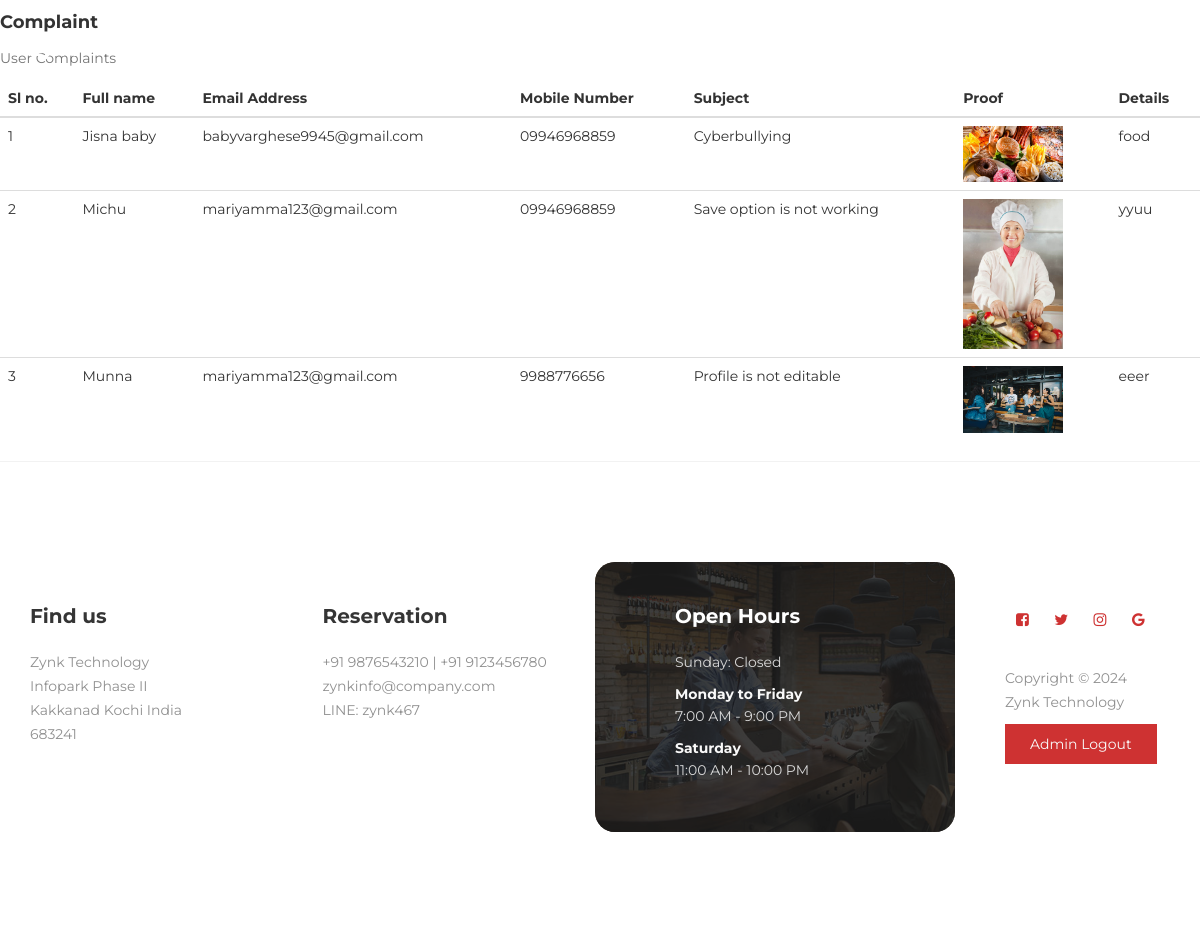
The app's page /Admin_Side/display_complaint/, older data.
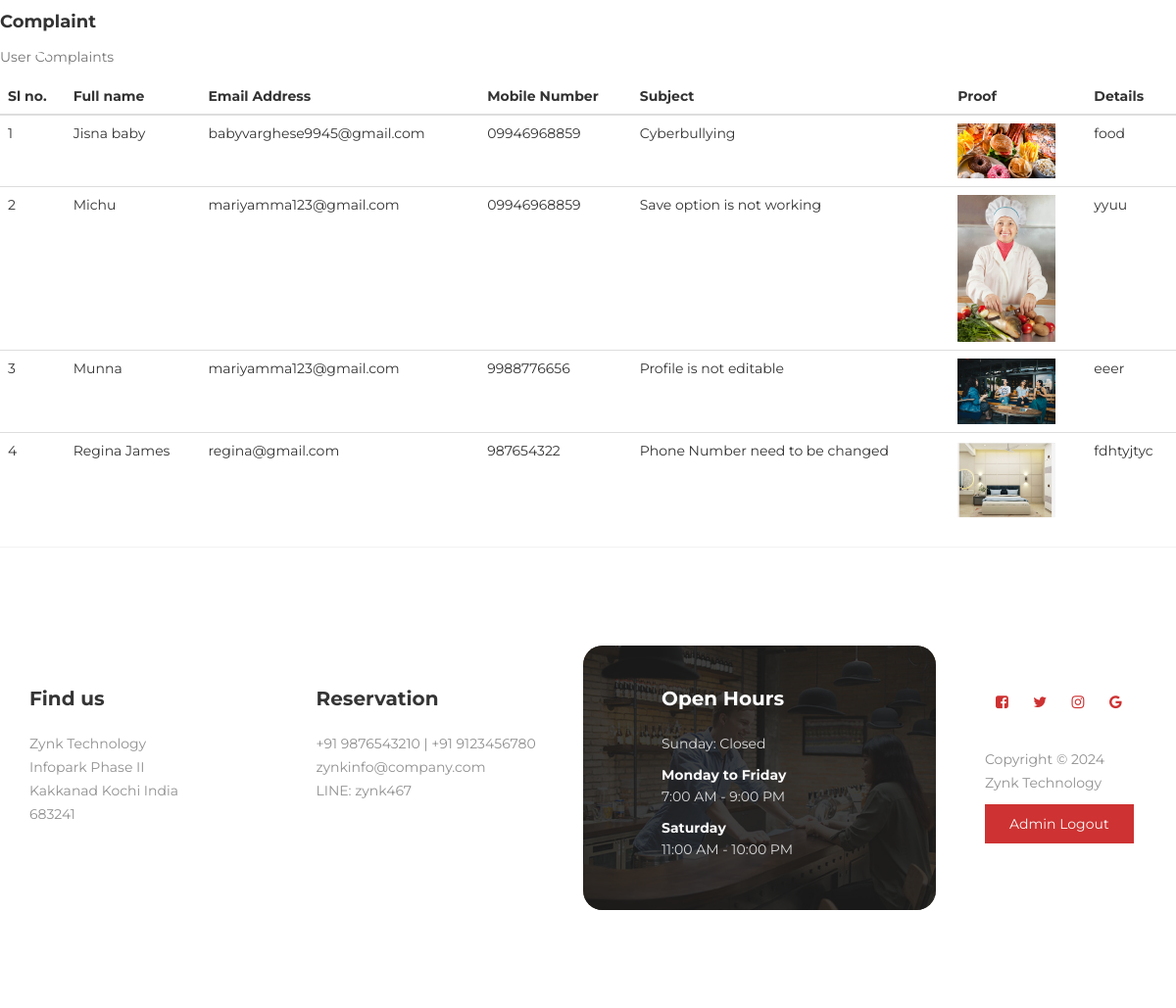
The same page, newer data.
### Web_Side/models.py (models this page shows)
class ComplaintdB(models.Model):
    Comp_Name=models.CharField(max_length=100,blank=True,null=True)
    Comp_Email=models.CharField(max_length=100,blank=True,null=True)
    Comp_Mobile=models.CharField(max_length=100,blank=True,null=True)
    Comp_Subject=models.CharField(max_length=100,blank=True,null=True)
    Comp_Proof=models.FileField(upload_to="Complaint Proofs",blank=True,null=True)
    Comp_Details=models.TextField(max_length=1000,null=True,blank=True)

### Admin_Side/views.py (the view)
# urls.py: path('display_complaint/',views.display_complaint,name="display_complaint"),
def display_complaint(request):
    data = ComplaintdB.objects.all()
    return render(request,"Display_Complaint.html",{'data':data})

### Admin_Side/templates/Display_Complaint.html (shortened to what this page needs)
<!DOCTYPE html>
{% extends 'index.html' %}
{% block content %}
<html lang="en">
<head>
</head>
<body>
<div class="card">
                <div class="card-body">
                  <h4 class="card-title"> Complaint</h4>
                  <p class="card-description">User Complaints
                  </p>
                  <div class="table-responsive pt-3">
                    <table class="table table-dark">
                      <thead>
                        <tr>
                          <th>
                            Sl no.
                          </th>
                          <th>
                            Full name
                          </th>
                          <th>
                            Email Address
                          </th>
                          <th>
                            Mobile Number
                          </th>
                            <th>
                            Subject
                          </th>
                            <th>
                            Proof
                          </th>
                            <th>
                            Details
                          </th>
                        </tr>
                      </thead>
                      <tbody>
                      {% for d in data %}
                        <tr>
                          <td>
                            {{forloop.counter}}
                          </td>
                          <td>
                             {{d.Comp_Name}}
                          </td>
                          <td>{{d.Comp_Email}}
                          </td>
                          <td>{{d.Comp_Mobile}}
                          </td>
                            <td>{{d.Comp_Subject}}
                          </td>
                            <td>
                            <img src="{{d.Comp_Proof.url}}" width="100px;"></td>
                            <td>{{d.Comp_Details}}</td>
                        </tr>
                      {% endfor %}
                      </tbody>
                    </table>
                  </div>
                </div>
              </div>
</body>
</html>
{% endblock %}

### Admin_Side/templates/index.html (shortened to what this page needs)
<!DOCTYPE html>
{% load static %}
<html lang="en">
<head>
     <link rel="stylesheet" href="{% static 'home/css/bootstrap.min.css' %}">
     <link rel="stylesheet" href="{% static 'home/css/font-awesome.min.css' %}">
     <link rel="stylesheet" href="{% static 'home/css/animate.css' %}">
     <link rel="stylesheet" href="{% static 'home/css/owl.carousel.css' %}">
     <link rel="stylesheet" href="{% static 'home/css/owl.theme.default.min.css' %}">
     <link rel="stylesheet" href="{% static 'home/css/magnific-popup.css' %}">
     <link rel="stylesheet" href="{% static 'home/css/templatemo-style.css' %}">
</head>
<body>
     <section class="navbar custom-navbar navbar-fixed-top" role="navigation">
          <div class="container">
               <div class="navbar-header">
                    <a href="{% url 'indexpage' %}" class="navbar-brand">Zynk</a>
               </div>
               <div class="collapse navbar-collapse">
                    <ul class="nav navbar-nav navbar-nav-first">
                         <li><a href="{% url 'homepage' %}" class="smoothScroll">Website</a></li>
                         <li><a href="{% url 'display_user' %}" class="smoothScroll">Users</a></li>
                         <li><a href="{% url 'display_contact' %}" class="smoothScroll">Contact</a></li>
                         <li><a href="{% url 'display_complaint' %}" class="smoothScroll">Complaints</a></li>
                         <li><a href="{% url 'warned_users_page' %}" class="smoothScroll">Warned Users</a></li>
                    </ul>
               </div>
          </div>
     </section>
{% block content %}{% endblock %}
     <footer id="footer" data-stellar-background-ratio="0.5">
          <div class="container">
               <div class="row">
                    <div class="col-md-3 col-sm-8">
                         <div class="footer-info">
                              <div class="section-title">
                                   <h2 class="wow fadeInUp" data-wow-delay="0.2s">Find us</h2>
                              </div>
                              <address class="wow fadeInUp" data-wow-delay="0.4s">
                                   <p>Zynk Technology<br> Infopark Phase II<br>Kakkanad Kochi India<br>683241</p>
                              </address>
                         </div>
                    </div>
                    <div class="col-md-3 col-sm-8">
                         <div class="footer-info">
                              <div class="section-title">
                                   <h2 class="wow fadeInUp" data-wow-delay="0.2s">Reservation</h2>
                              </div>
                              <address class="wow fadeInUp" data-wow-delay="0.4s">
                                   <p>+91 9876543210 | +91 9123456780</p>
                                   <p><a href="mailto:zynkinfo@company.com">zynkinfo@company.com</a></p>
                                   <p>LINE: zynk467 </p>
                              </address>
                         </div>
                    </div>
                    <div class="col-md-4 col-sm-8">
                         <div class="footer-info footer-open-hour">
                              <div class="section-title">
                                   <h2 class="wow fadeInUp" data-wow-delay="0.2s">Open Hours</h2>
                              </div>
                              <div class="wow fadeInUp" data-wow-delay="0.4s">
                                   <p>Sunday: Closed</p>
                                   <div>
                                        <strong>Monday to Friday</strong>
                                        <p>7:00 AM - 9:00 PM</p>
                                   </div>
                                   <div>
                                        <strong>Saturday</strong>
                                        <p>11:00 AM - 10:00 PM</p>
                                   </div>
                              </div>
                         </div>
                    </div>
                    <div class="col-md-2 col-sm-4">
                         <ul class="wow fadeInUp social-icon" data-wow-delay="0.4s">
                              <li><a  class="fa fa-facebook-square" attr="facebook icon"></a></li>
                              <li><a class="fa fa-twitter"></a></li>
                              <li><a  class="fa fa-instagram"></a></li>
                              <li><a  class="fa fa-google"></a></li>
                         </ul>
                         <div class="wow fadeInUp copyright-text" data-wow-delay="0.8s">
                             <p><br>Copyright &copy; 2024 <br>Zynk Technology<br></p>
                             <a href="{% url 'homepage' %}"><button type="submit" class="section-btn">Admin Logout</button></a>
                         </div>
                    </div>
               </div>
          </div>
     </footer>
</body>
</html>

### Admin_Side/static/home/css/templatemo-style.css (style rules this page uses)
body { background: #ffffff; font-family: 'Montserrat', sans-serif; overflow-x: hidden; }
h1,h2,h3,h4,h5,h6 { font-weight: bold; line-height: inherit; }
h2 { color: #353535; font-size: 2em; padding-bottom: 10px; }
p { color: #757575; font-size: 14px; font-weight: normal; line-height: 24px; }
html { -webkit-font-smoothing: antialiased; }
a { color: #252525; -webkit-transition: 0.5s; transition: 0.5s; text-decoration: none !important; }
.section-title { padding-bottom: 40px; }
.section-title h2 { margin: 0; }
section { position: relative; padding: 100px 0; }
.section-btn { background: #ce3232; border-radius: 0; border: 0; color: #f9f9f9; font-size: inherit; font-weight: normal; padding: 10px 25px; transition: 0.5s 0.2s; }
.custom-navbar { border: none; margin-bottom: 0; padding: 25px 0; }
.custom-navbar .navbar-brand { color: #ffffff; font-size: 18px; font-weight: bold; }
.custom-navbar .navbar-nav.navbar-nav-first { margin-left: 8em; }
.custom-navbar .nav li a { font-size: 12px; font-weight: bold; color: #ffffff; padding-right: 22px; padding-left: 22px; text-transform: uppercase; }
@media (min-width:768px) { .custom-navbar { border-bottom: 0; background: 0 0; } }
footer { border-top: 1px solid rgba(0,0,0,0.05); padding: 120px 0; padding-bottom: 80px; }
footer .section-title { padding-bottom: 10px; }
footer h2 { font-size: 20px; }
footer a, footer p { color: #909090; }
footer strong { color: #d9d9d9; }
footer address p { margin-bottom: 0; }
.footer-info, footer .social-icon { margin-top: 20px; }
.footer-open-hour { background: #ce3232; background: url('../images/footer-open-hour-bg.jpg') center center no-repeat; background-size: cover; border-radius: 20px; margin-top: 0; padding: 40px 0 40px 80px; overflow: hidden; position: relative; z-index: 22; right: 20px; bottom: 20px; }
.footer-open-hour::after { background: rgba(29,29,29,0.85); content: ""; position: absolute; top: 0; right: 0; bottom: 0; left: 0; width: 100%; height: 100%; z-index: -2222; }
.footer-open-hour h2 { color: #ffffff; }
.footer-open-hour p { color: #d9d9d9; }
.footer-open-hour strong { color: #f9f9f9; }
.social-icon { position: relative; padding: 0; margin: 0; }
.social-icon li { display: inline-block; list-style: none; margin-bottom: 5px; }
.social-icon li a { border-radius: 100px; color: #ce3232; font-size: 15px; width: 35px; height: 35px; line-height: 35px; text-decoration: none; text-align: center; transition: all 0.4s ease-in-out; position: relative; }

Row changes from the older to the newer data that the page shows:
added ComplaintdB: Comp_Name "Regina James", Comp_Email "regina@gmail.com", Comp_Mobile "987654322", Comp_Subject "Phone Number need to be changed", Comp_Proof (picture), Comp_Details "fdhtyjtyc"
